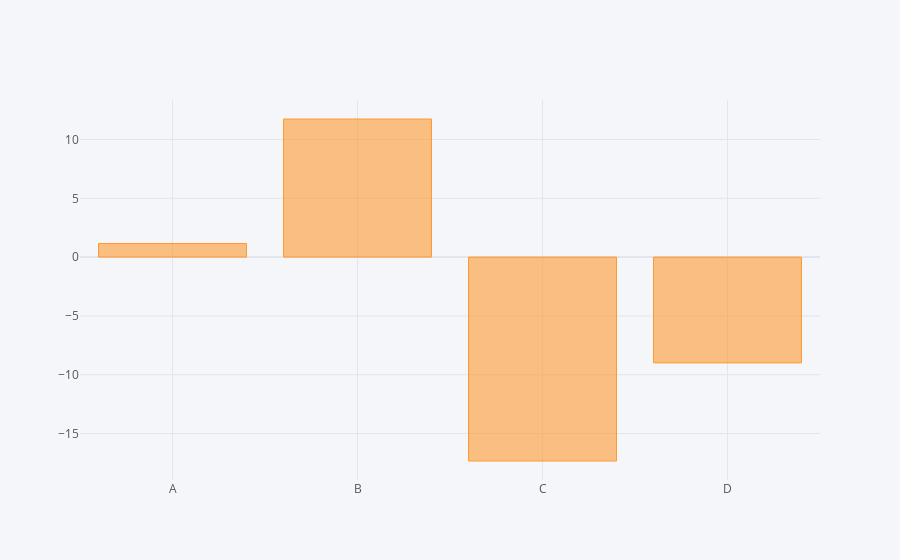

Write notebook code for a chart like this one.
### Code cell
df.sum().iplot(kind='bar')

### Figure 1 — Plotly figure (JSON) as saved in the notebook; plotly's stock layout.template omitted (floating-point values rounded to 4 significant figures)
{"data": [{"marker": {"color": "rgba(255, 153, 51, 0.6)", "line": {"color": "rgba(255, 153, 51, 1.0)", "width": 1}}, "name": "None", "orientation": "v", "text": "", "type": "bar", "x": ["A", "B", "C", "D"], "y": [1.156, 11.74, -17.34, -8.994]}], "layout": {"legend": {"bgcolor": "#F5F6F9", "font": {"color": "#4D5663"}}, "paper_bgcolor": "#F5F6F9", "plot_bgcolor": "#F5F6F9", "title": {"font": {"color": "#4D5663"}}, "xaxis": {"gridcolor": "#E1E5ED", "showgrid": true, "tickfont": {"color": "#4D5663"}, "title": {"font": {"color": "#4D5663"}, "text": ""}, "zerolinecolor": "#E1E5ED"}, "yaxis": {"gridcolor": "#E1E5ED", "showgrid": true, "tickfont": {"color": "#4D5663"}, "title": {"font": {"color": "#4D5663"}, "text": ""}, "zerolinecolor": "#E1E5ED"}}}
